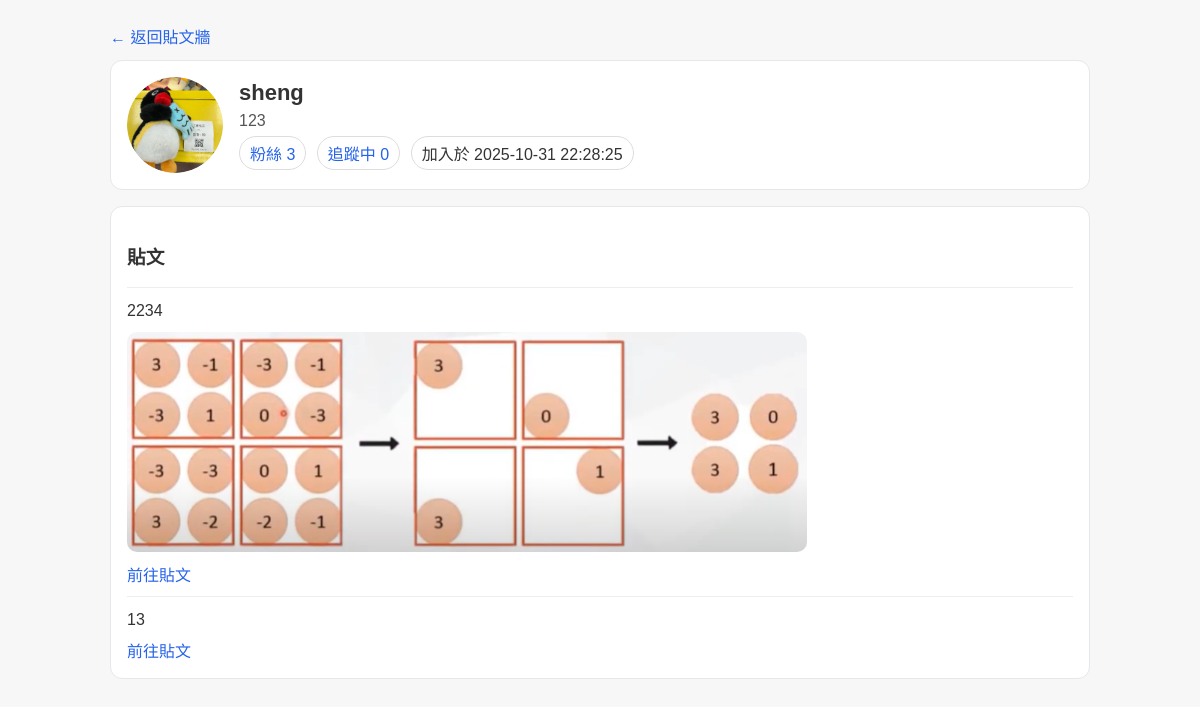
The app's page /u/4 (signed in) with its own data.
### tables this page shows
CREATE TABLE users (
            id INTEGER PRIMARY KEY AUTOINCREMENT,
            name TEXT NOT NULL,
            email TEXT NOT NULL UNIQUE,
            password_hash TEXT NOT NULL,
            created_at DATETIME DEFAULT (datetime('now','localtime'))
        , bio TEXT DEFAULT '', avatar_path TEXT DEFAULT '');

CREATE TABLE posts (
      id INTEGER PRIMARY KEY AUTOINCREMENT,
      user_id INTEGER NOT NULL,
      content TEXT NOT NULL,
      image_path TEXT,
      created_at TEXT NOT NULL DEFAULT (datetime('now','localtime'))
    );

### app.py (the view)
@app.route('/u/<int:uid>')
@login_required
def user_public(uid):
    conn = get_db()
    user = conn.execute('SELECT id, name, email, created_at, bio, avatar_path FROM users WHERE id=?', (uid,)).fetchone()
    if not user:
        conn.close()
        return "使用者不存在", 404
    follower_cnt = conn.execute('SELECT COUNT(*) AS c FROM follows WHERE followee_id=?', (uid,)).fetchone()['c']
    following_cnt = conn.execute('SELECT COUNT(*) AS c FROM follows WHERE follower_id=?', (uid,)).fetchone()['c']
    is_me = (uid == session['user_id'])
    is_following = False
    if not is_me:
        is_following = conn.execute('SELECT 1 FROM follows WHERE follower_id=? AND followee_id=?',
                                    (session['user_id'], uid)).fetchone() is not None
    posts = conn.execute('''
        SELECT id, content, image_path, created_at
        FROM posts
        WHERE user_id=?
        ORDER BY id DESC
        LIMIT 100
    ''', (uid,)).fetchall()
    conn.close()
    avatar = url_for('static', filename=user['avatar_path']) if user['avatar_path'] else url_for('static', filename='img/default-avatar.png')
    return render_template('user_public.html',
                           user={
                               "id": user['id'],
                               "name": user['name'],
                               "bio": user['bio'],
                               "avatar": avatar,
                               "created_at": user['created_at'],
                               "follower_cnt": follower_cnt,
                               "following_cnt": following_cnt,
                               "is_me": is_me,
                               "is_following": is_following
                           },
                           posts=[{
                               "id": p['id'],
                               "content": p['content'],
                               "image_url": (url_for('static', filename=p['image_path']) if p['image_path'] else None),
                               "created_at": p['created_at']
                           } for p in posts])

### app.py (called while the page is built)
def get_db():
    conn = sqlite3.connect(DB_PATH)
    conn.row_factory = sqlite3.Row
    return conn

def login_required(view_func):
    @wraps(view_func)
    def wrapped(*args, **kwargs):
        if not session.get('user_id'):
            flash('請先登入。')
            return redirect(url_for('login'))
        return view_func(*args, **kwargs)
    return wrapped

### templates/user_public.html (shortened to what this page needs)
<!DOCTYPE html>
<html lang="zh-TW">
<head>
</head>
<body>
<div class="wrap">
  <div style="margin-bottom:12px">
    <a class="link" href="{{ url_for('feed') }}">← 返回貼文牆</a>
  </div>
  <div class="header card">
    <img class="avatar" src="{{ user.avatar }}" alt="">
    <div style="flex:1">
      <div style="font-size:22px;font-weight:bold">{{ user.name }}</div>
      <div style="margin:6px 0;color:#555;white-space:pre-wrap">{{ user.bio or '' }}</div>
      <div>
        <a class="badge link" href="{{ url_for('user_followers', uid=user.id) }}">粉絲 {{ user.follower_cnt }}</a>
        <a class="badge link" href="{{ url_for('user_following', uid=user.id) }}">追蹤中 {{ user.following_cnt }}</a>
        <span class="badge">加入於 {{ user.created_at }}</span>
      </div>
    </div>
  </div>
  <div class="card">
    <h3>貼文</h3>
    {% for p in posts %}
      <div style="border-top:1px solid #eee; padding-top:10px; margin-top:10px">
        {% if p.content %}
          <div style="white-space:pre-wrap; line-height:1.6">{{ p.content }}</div>
        {% endif %}
        {% if p.image_url %}
          <img class="post-img" src="{{ p.image_url }}" alt="">
        {% endif %}
        <div style="margin-top:6px"><a class="link" href="{{ url_for('post_detail', pid=p.id) }}">前往貼文</a></div>
      </div>
    {% else %}
      <div style="color:#666">尚無貼文</div>
    {% endfor %}
  </div>
</div>
</body>
</html>

### templates/user_public.html (style rules this page uses)
body { font-family: Arial, sans-serif; background: #f7f7f7; margin: 24px; color: #333; }
a.link { color: #2563eb; text-decoration: none; }
.wrap { max-width: 980px; margin: 0 auto; }
.header { display: flex; gap: 16px; align-items: center; margin-bottom: 16px; }
.avatar { width: 96px; height: 96px; border-radius: 50%; object-fit: cover; background: #eee; }
.badge { display: inline-block; border: 1px solid #ddd; border-radius: 999px; padding: 4px 10px; margin-right: 6px; }
.card { background: #fff; border: 1px solid #e5e7eb; border-radius: 12px; padding: 16px; margin-bottom: 16px; }
.post-img { width: 100%; max-width: 680px; border-radius: 10px; margin-top: 8px; }

### records on screen
users: name "sheng", bio "123", created_at "2025-10-31 22:28:25"
posts: content "2234"
posts: content "13"

### other values on screen
{{ user.follower_cnt }} "3"
{{ user.following_cnt }} "0"
